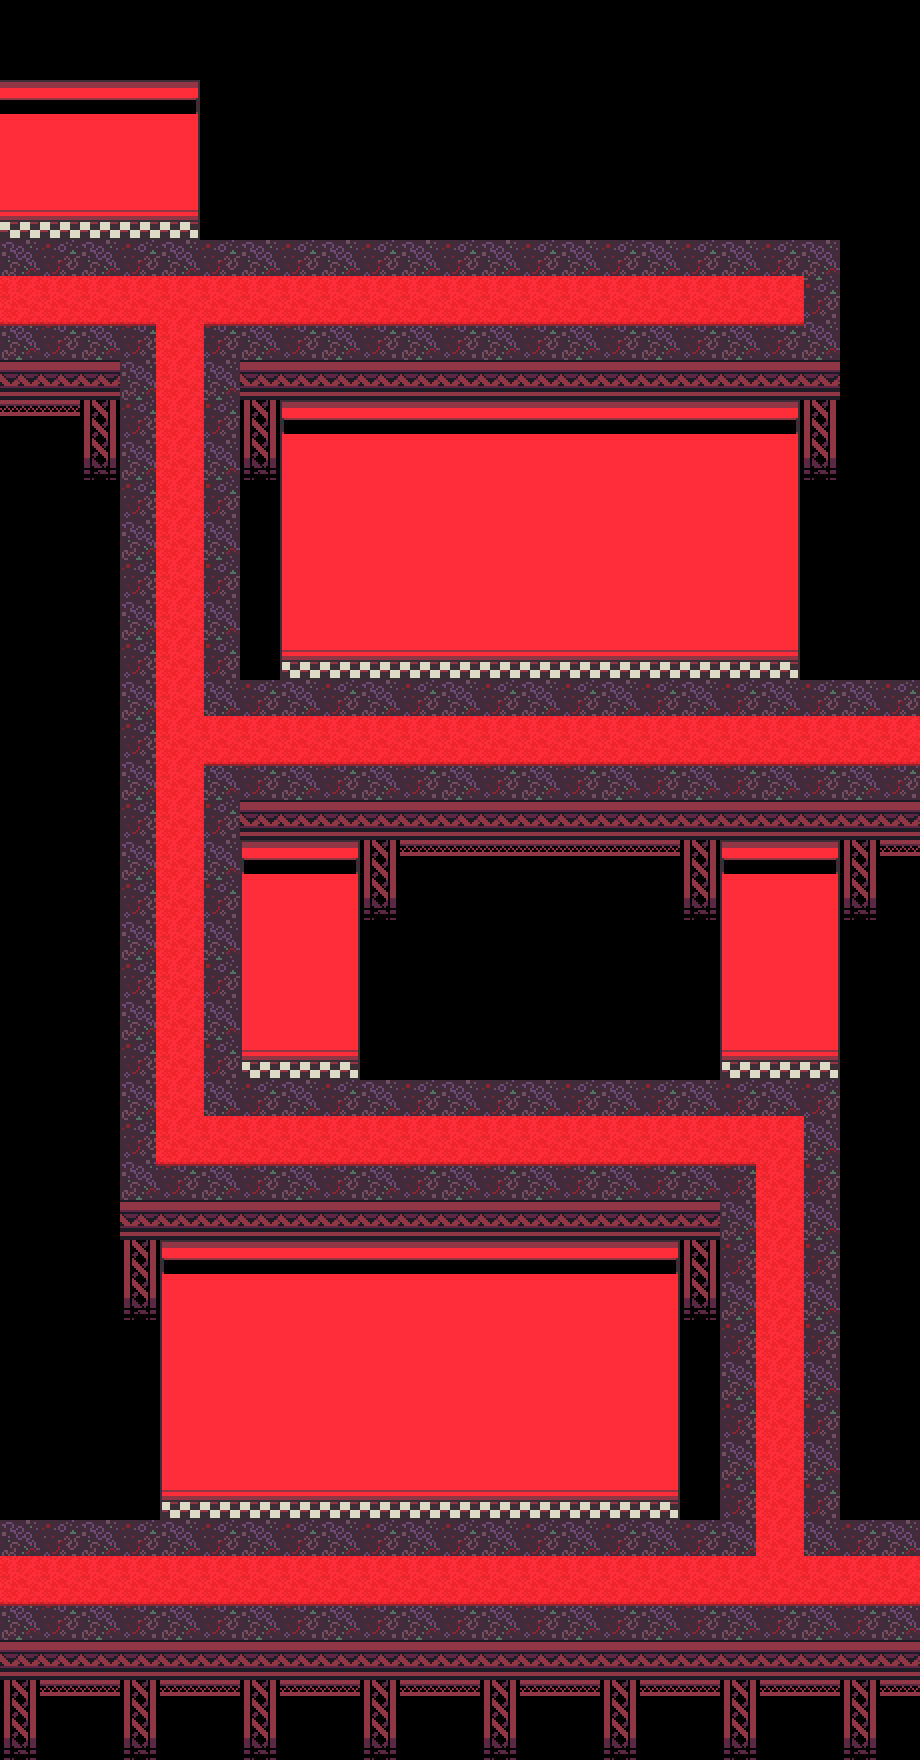

A 2D game scene composited from a Tiled map and its tileset images. What follows is a short description and the map's XML, with each tile layer's data collapsed to a summary:
An orthogonal 23x44 tile map with 40x40 px tiles, 3 tile layers (below, floor, carpet), 2 tilesets and 47 objects (12x teevie_light, 6x teevie_spikes, 4x transition, 2x teevie_screen, 2x funny_stanchion, ...).

<map version="1.10" tiledversion="1.10.2" orientation="orthogonal" renderorder="right-down" width="23" height="44" tilewidth="40" tileheight="40" infinite="0" nextlayerid="10" nextobjectid="76">
 <editorsettings>
  <export target="quizzes_2.lua" format="lua" />
 </editorsettings>
 <properties>
  <property name="border" value="teevie" />
  <property name="music" value="deltarune/tv_world" />
 </properties>
 <tileset firstgid="1" source="../../tilesets/teevie_land.tsx" />
 <tileset firstgid="157" source="../../tilesets/floortv_objects.tsx" />
 <objectgroup color="#5500ff" id="4" name="objects_bg">
  <object id="39" name="teevie_bg" x="0" y="0">
   <point />
  </object>
 </objectgroup>
 <layer id="3" name="below" width="23" height="44">
  <data>[1012 cells, 272 non-empty, 1 distinct tile ids]</data>
 </layer>
 <layer id="1" name="floor" width="23" height="44">
  <data>[1012 cells, 683 non-empty, 17 distinct tile ids]</data>
 </layer>
 <layer id="2" name="carpet" width="23" height="44">
  <data>[1012 cells, 315 non-empty, 13 distinct tile ids]</data>
 </layer>
 <objectgroup color="#55aaff" id="9" name="objects_below">
  <object id="9" name="teevie_light" x="160" y="1600" width="40" height="40">
   <properties>
    <property name="odd" type="bool" value="false" />
   </properties>
  </object>
  <object id="10" name="teevie_light" x="280" y="1600" width="40" height="40">
   <properties>
    <property name="odd" type="bool" value="true" />
   </properties>
  </object>
  <object id="11" name="teevie_light" x="400" y="1600" width="40" height="40">
   <properties>
    <property name="odd" type="bool" value="false" />
   </properties>
  </object>
  <object id="12" name="teevie_light" x="520" y="1600" width="40" height="40">
   <properties>
    <property name="odd" type="bool" value="true" />
   </properties>
  </object>
  <object id="13" name="teevie_light" x="640" y="1600" width="40" height="40">
   <properties>
    <property name="odd" type="bool" value="false" />
   </properties>
  </object>
  <object id="14" name="teevie_light" x="760" y="1080" width="40" height="40">
   <properties>
    <property name="odd" type="bool" value="false" />
   </properties>
  </object>
  <object id="15" name="teevie_screen" x="740" y="920" width="80" height="80" />
  <object id="40" name="teevie_light" x="280" y="1080" width="40" height="40">
   <properties>
    <property name="odd" type="bool" value="false" />
   </properties>
  </object>
  <object id="41" name="teevie_screen" x="260" y="920" width="80" height="80" />
  <object id="42" name="teevie_light" x="280" y="760" width="40" height="40">
   <properties>
    <property name="odd" type="bool" value="true" />
   </properties>
  </object>
  <object id="43" name="teevie_light" x="400" y="760" width="40" height="40">
   <properties>
    <property name="odd" type="bool" value="false" />
   </properties>
  </object>
  <object id="44" name="teevie_light" x="520" y="760" width="40" height="40">
   <properties>
    <property name="odd" type="bool" value="true" />
   </properties>
  </object>
  <object id="45" name="teevie_light" x="640" y="760" width="40" height="40">
   <properties>
    <property name="odd" type="bool" value="false" />
   </properties>
  </object>
  <object id="46" name="teevie_light" x="760" y="760" width="40" height="40">
   <properties>
    <property name="odd" type="bool" value="true" />
   </properties>
  </object>
  <object id="53" name="teevie_spikes" x="120" y="640" width="40" height="40">
   <properties>
    <property name="default" type="bool" value="true" />
    <property name="flag" value="teevie_quiz_3" />
   </properties>
  </object>
  <object id="54" name="teevie_spikes" x="160" y="640" width="40" height="40">
   <properties>
    <property name="default" type="bool" value="true" />
    <property name="flag" value="teevie_quiz_3" />
   </properties>
  </object>
  <object id="55" name="teevie_spikes" x="200" y="640" width="40" height="40">
   <properties>
    <property name="default" type="bool" value="true" />
    <property name="flag" value="teevie_quiz_3" />
   </properties>
  </object>
  <object id="62" name="teevie_spikes" x="840" y="1600" width="40" height="40">
   <properties>
    <property name="default" type="bool" value="true" />
    <property name="flag" value="teevie_quiz_3" />
   </properties>
  </object>
  <object id="63" name="teevie_spikes" x="840" y="1560" width="40" height="40">
   <properties>
    <property name="default" type="bool" value="true" />
    <property name="flag" value="teevie_quiz_3" />
   </properties>
  </object>
  <object id="64" name="teevie_spikes" x="840" y="1520" width="40" height="40">
   <properties>
    <property name="default" type="bool" value="true" />
    <property name="flag" value="teevie_quiz_3" />
   </properties>
  </object>
 </objectgroup>
 <objectgroup color="#aaaaff" id="5" name="objects_quiz">
  <object id="66" name="teevie_quiz" x="300" y="440" width="480" height="240">
   <properties>
    <property name="flag" value="teevie_quiz_3" />
    <property name="quiz_answer_a_1" value="HERO" />
    <property name="quiz_answer_a_2" value="LEGACY" />
    <property name="quiz_answer_b_1" value="KRIS" />
    <property name="quiz_answer_b_2" value="MAIN HUB" />
    <property name="quiz_correct_1" value="A" />
    <property name="quiz_correct_2" value="B" />
    <property name="quiz_text_1">WHAT IS THE NAME OF
YOUR CHOSEN VESSEL?</property>
    <property name="quiz_text_2">WHAT IS THIS DARK WORLD
CALLED?</property>
    <property name="quiz_time_1" type="float" value="10" />
    <property name="quiz_time_2" type="float" value="8" />
   </properties>
  </object>
 </objectgroup>
 <objectgroup color="#0000ff" id="6" name="collision">
  <object id="8" x="0" y="1640" width="920" height="40" />
  <object id="23" x="0" y="1480" width="720" height="40" />
  <object id="24" x="120" y="1200" width="600" height="40" />
  <object id="25" x="680" y="1240" width="40" height="240" />
  <object id="27" x="240" y="1040" width="600" height="40" />
  <object id="28" x="840" y="1080" width="80" height="440" />
  <object id="30" x="240" y="800" width="680" height="40" />
  <object id="31" x="240" y="840" width="40" height="200" />
  <object id="32" x="0" y="360" width="120" height="840" />
  <object id="34" x="240" y="360" width="600" height="320" />
  <object id="36" x="840" y="240" width="40" height="120" />
  <object id="37" x="0" y="200" width="840" height="40" />
  <object id="47" x="840" y="640" width="80" height="40" />
 </objectgroup>
 <objectgroup color="#ff00ff" id="7" name="objects">
  <object id="6" name="transition" x="-40" y="1520" width="40" height="120">
   <properties>
    <property name="map" value="floortv/zapper_maze" />
    <property name="marker" value="entry_topright" />
   </properties>
  </object>
  <object id="17" name="funny_stanchion" x="360" y="1049" width="360" height="46" />
  <object id="20" name="funny_stanchion" x="360" y="1154" width="360" height="46">
   <properties>
    <property name="dir" value="back" />
   </properties>
  </object>
  <object id="21" name="transition" x="920" y="1520" width="40" height="120" />
  <object id="48" name="transition" x="920" y="680" width="40" height="120" />
  <object id="51" name="transition" x="-40" y="240" width="40" height="120">
   <properties>
    <property name="map" value="floortv/green_room_entrance" />
    <property name="marker" value="entry_right" />
   </properties>
  </object>
  <object id="70" gid="192" x="80" y="190" width="74" height="74" />
  <object id="71" name="interactable" x="78" y="200" width="78" height="40">
   <properties>
    <property name="solid" type="bool" value="false" />
    <property name="text" value="* (This way to the GREEN ROOM!!)" />
   </properties>
  </object>
 </objectgroup>
 <objectgroup color="#7f00ff" id="8" name="markers">
  <!-- 4 objects omitted --></objectgroup>
</map>
<!-- 4 of 47 objects omitted -->
